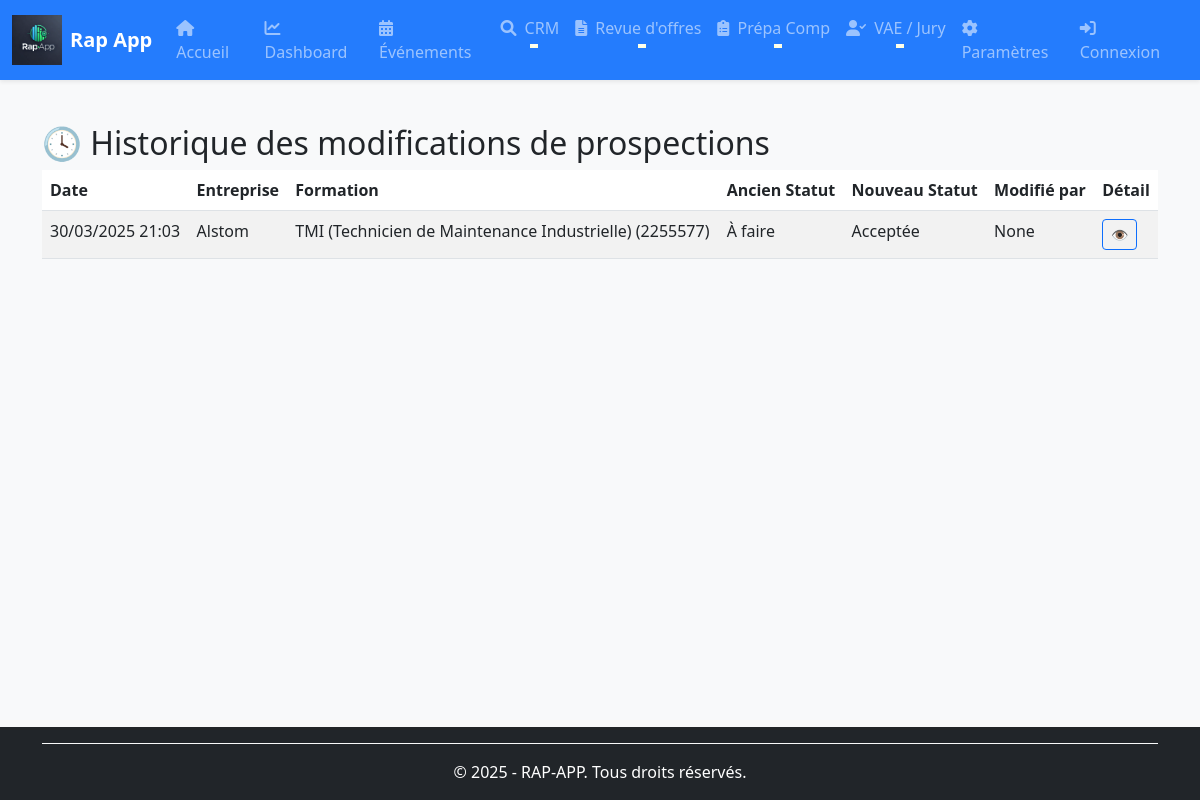
Page /historique-prospections/ on the earlier database version.
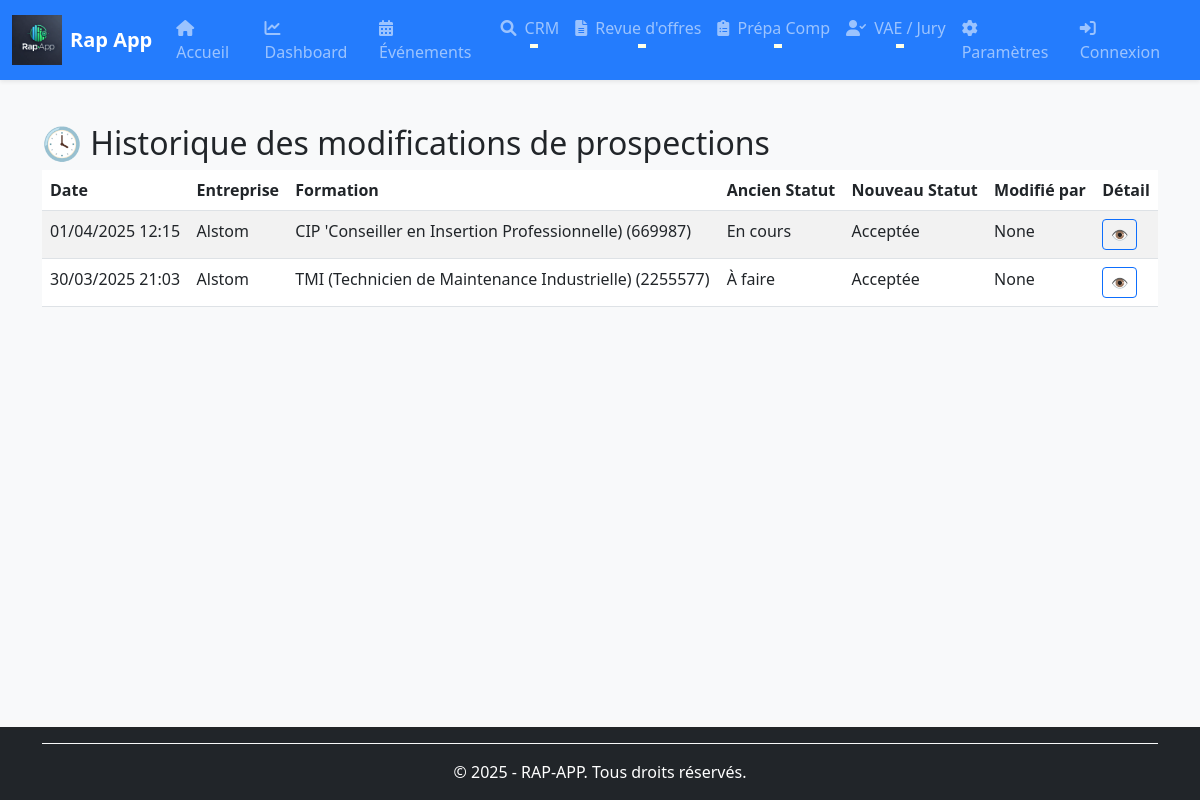
Same page on the later database version.
### rap_app/models/prospection.py (models this page shows, shortened)
class HistoriqueProspection(models.Model):
    prospection = models.ForeignKey(
        Prospection,
        on_delete=models.CASCADE,
        related_name="historiques",
        verbose_name="Prospection",
        help_text="Prospection concernée par cet historique"
    )
    date_modification = models.DateTimeField(
        auto_now_add=True,
        verbose_name="Date de modification",
        help_text="Date à laquelle cette modification a été enregistrée"
    )
    ancien_statut = models.CharField(
        max_length=20,
        choices=PROSPECTION_STATUS_CHOICES,
        verbose_name="Ancien statut",
        help_text="Statut avant la modification"
    )
    nouveau_statut = models.CharField(
        max_length=20,
        choices=PROSPECTION_STATUS_CHOICES,
        verbose_name="Nouveau statut",
        help_text="Nouveau statut après la modification"
    )
    commentaire = models.TextField(
        null=True,
        blank=True,
        verbose_name="Commentaire",
        help_text="Commentaire associé à cette modification"
    )
    modifie_par = models.ForeignKey(
        get_user_model(),
        on_delete=models.SET_NULL,
        null=True,
        verbose_name="Modifié par",
        help_text="Utilisateur ayant effectué cette modification"
    )
    prochain_contact = models.DateField(
        null=True,
        blank=True,
        verbose_name="Date de relance",
        help_text="Date à laquelle un suivi devrait être effectué"
    )
    resultat = models.TextField(
        null=True,
        blank=True,
        verbose_name="Résultat ou retour de la prospection",
        help_text="Information sur le résultat de cette étape de prospection"
    )
    moyen_contact = models.CharField(
        max_length=50,
        choices=MOYEN_CONTACT_CHOICES,
        null=True,
        blank=True,
        verbose_name="Moyen de contact",
        help_text="Moyen utilisé pour ce contact"
    )
    class Meta:
        ordering = ['-date_modification']
        verbose_name = "Historique de prospection"
        verbose_name_plural = "Historiques de prospection"
        indexes = [
            models.Index(fields=['prospection']),
            models.Index(fields=['date_modification']),
            models.Index(fields=['prochain_contact']),
        ]

class Prospection(models.Model):
    company = models.ForeignKey(
        Company,
        on_delete=models.CASCADE,
        related_name="prospections",
        verbose_name="Entreprise",
        help_text="Entreprise ciblée par cette prospection"
    )
    formation = models.ForeignKey(
        Formation,
        on_delete=models.CASCADE,
        null=True,
        blank=True,
        related_name="prospections",
        verbose_name="Formation en lien",
        help_text="Formation associée à cette prospection (facultatif)"
    )
    date_prospection = models.DateTimeField(
        default=timezone.now,
        verbose_name="Date de la prospection",
        help_text="Date à laquelle la prospection a été initiée"
    )
    motif = models.CharField(
        max_length=30,
        choices=PROSPECTION_MOTIF_CHOICES,
        default='prise_contact',
        verbose_name="Motif de la prospection",
        help_text="Raison principale de cette prospection"
    )
    statut = models.CharField(
        max_length=20,
        choices=PROSPECTION_STATUS_CHOICES,
        default='a_faire',
        verbose_name="Statut de la prospection",
        help_text="État actuel de la prospection"
    )
    objectif = models.CharField(
        max_length=30,
        choices=PROSPECTION_OBJECTIF_CHOICES,
        default='prise_contact',
        verbose_name="Objectif de la prospection",
        help_text="But visé par cette prospection"
    )
    commentaire = models.TextField(
        blank=True,
        null=True,
        verbose_name="Commentaires de la prospection",
        help_text="Notes et observations sur la prospection"
    )
    responsable = models.ForeignKey(
        get_user_model(),
        on_delete=models.SET_NULL,
        null=True,
        blank=True,
        verbose_name="Responsable de la prospection",
        help_text="Personne en charge de cette prospection"
    )
    class Meta:
        verbose_name = "Suivi de la prospection"
        verbose_name_plural = "Suivis des prospections"
        ordering = ['-date_prospection']
        indexes = [
            models.Index(fields=['statut']),
            models.Index(fields=['date_prospection']),
            models.Index(fields=['company']),
            models.Index(fields=['formation']),
            models.Index(fields=['responsable']),
        ]

### rap_app/models/company.py (models this page shows, shortened)
class Company(models.Model):
    objects = models.Manager()
    name = models.CharField(
        max_length=100,
        null=True, blank=True,
        verbose_name="Nom",
        help_text="Nom de l'entreprise"
    )
    street_name = models.CharField(
        max_length=200,
        null=True, blank=True,
        verbose_name="Numéro et nom de la rue",
        help_text="Exemple: 123 rue de la République"
    )
    zip_code = models.CharField(
        max_length=5,
        validators=[zip_code_regex],  # Validation du format
        verbose_name="Code postal",
        blank=True, null=True,
        help_text="Code postal à 5 chiffres"
    )
    city = models.CharField(
        max_length=100,
        verbose_name="Ville",
        blank=True, null=True,
        help_text="Ville du siège social"
    )
    country = models.CharField(
        max_length=100,
        default="France",
        verbose_name="Pays",
        blank=True, null=True
    )
    contact_name = models.CharField(
        max_length=255,
        null=True, blank=True,
        verbose_name="Nom du contact",
        help_text="Nom et prénom du contact principal"
    )
    contact_email = models.EmailField(
        null=True, blank=True,
        verbose_name="Adresse email du contact",
        help_text="Email professionnel du contact"
    )
    contact_phone_number = models.CharField(
        max_length=20,
        validators=[phone_regex],  # Validation du numéro
        verbose_name="Numéro de téléphone du contact",
        blank=True, null=True,
        help_text="Format: 06XXXXXXXX ou +33XXXXXXXXX"
    )
    contact_job = models.CharField(
        max_length=255,
        null=True, blank=True,
        verbose_name="Métier du contact",
        help_text="Fonction ou poste du contact"
    )
    sector_name = models.CharField(
        max_length=200,
        null=True, blank=True,
        verbose_name="Secteur d'activité",
        help_text="Domaine d'activité principal de l'entreprise"
    )
    actions = models.CharField(
        max_length=50,
        null=True, blank=True,
        choices=CHOICES_TYPE_OF_ACTION,
        verbose_name="Actions",
        help_text="Type d'interaction possible avec cette entreprise"
    )
    action_description = models.CharField(
        max_length=5000,
        null=True, blank=True,
        verbose_name="Description de l'action",
        help_text="Détails sur l'action ou l'opportunité"
    )
    website = models.URLField(
        null=True, blank=True,
        validators=[url_regex],
        help_text="Site web de l'entreprise (avec http:// ou https://)"
    )
    social_network_url = models.CharField(
        max_length=200,
        verbose_name="URL du réseau social",
        null=True, blank=True,
        help_text="Lien vers le profil de l'entreprise sur un réseau social"
    )
    created_by = models.ForeignKey(
        User,
        on_delete=models.SET_NULL,
        null=True, blank=True,
        verbose_name="Créé par",
        related_name="companies_created"
    )
    created_at = models.DateTimeField(
        default=timezone.now,
        editable=False,
        verbose_name="Contact créé le"
    )
    updated_at = models.DateTimeField(
        auto_now=True,
        null=True, blank=True,
        verbose_name="Date de MAJ"
    )
    class Meta:
        verbose_name = 'entreprise'
        verbose_name_plural = 'entreprises'
        db_table = 'companies'  # Nom de la table dans la base de données
        ordering = ['-created_at']  # Tri par date de création descendante
        indexes = [  # Index pour optimiser les requêtes
            models.Index(fields=['name'], name='company_name_idx'),
            models.Index(fields=['city'], name='company_city_idx'),
            models.Index(fields=['sector_name'], name='company_sector_idx'),
            models.Index(fields=['zip_code'], name='company_zipcode_idx'),
        ]

### rap_app/models/formations.py (models this page shows, shortened)
class Formation(BaseModel):
    nom = models.CharField(max_length=255, verbose_name="Nom de la formation")
    centre = models.ForeignKey(Centre, on_delete=models.CASCADE, related_name='formations', verbose_name="Centre de formation")
    type_offre = models.ForeignKey(TypeOffre, on_delete=models.CASCADE, related_name="formations", verbose_name="Type d'offre")
    statut = models.ForeignKey(Statut, on_delete=models.CASCADE, related_name="formations", verbose_name="Statut de la formation")
    start_date = models.DateField(null=True, blank=True, verbose_name="Date de début")
    end_date = models.DateField(null=True, blank=True, verbose_name="Date de fin")
    num_kairos = models.CharField(max_length=50, null=True, blank=True, verbose_name="Numéro Kairos")
    num_offre = models.CharField(max_length=50, null=True, blank=True, verbose_name="Numéro de l'offre")
    num_produit = models.CharField(max_length=50, null=True, blank=True, verbose_name="Numéro du produit")
    prevus_crif = models.PositiveIntegerField(default=0, verbose_name="Places prévues CRIF")
    prevus_mp = models.PositiveIntegerField(default=0, verbose_name="Places prévues MP")
    inscrits_crif = models.PositiveIntegerField(default=0, verbose_name="Inscrits CRIF")
    inscrits_mp = models.PositiveIntegerField(default=0, verbose_name="Inscrits MP")
    assistante = models.CharField(max_length=255, null=True, blank=True, verbose_name="Assistante")
    cap = models.PositiveIntegerField(null=True, blank=True, verbose_name="Capacité maximale")
    convocation_envoie = models.BooleanField(default=False, verbose_name="Convocation envoyée")
    entresformation = models.PositiveIntegerField(default=0, verbose_name="Entrées en formation")
    nombre_candidats = models.PositiveIntegerField(default=0, verbose_name="Nombre de candidats")
    nombre_entretiens = models.PositiveIntegerField(default=0, verbose_name="Nombre d'entretiens")
    nombre_evenements = models.PositiveIntegerField(default=0, verbose_name="Nombre d'événements")
    dernier_commentaire = models.TextField(null=True, blank=True, verbose_name="Dernier commentaire")
    partenaires = models.ManyToManyField(Partenaire, related_name="formations", verbose_name="Partenaires", blank=True)
    utilisateur = models.ForeignKey(User, on_delete=models.SET_NULL, null=True, blank=True,related_name="formations_creees",verbose_name="Créé par" )
    objects = FormationManager()
    class Meta:
        verbose_name = "Formation"
        verbose_name_plural = "Formations"
        ordering = ['-start_date', 'nom']
        indexes = [
            models.Index(fields=['start_date']),
            models.Index(fields=['end_date']),
            models.Index(fields=['nom']),
        ]

### rap_app/views/prospection_views.py (the view)
# urls.py: path('historique-prospections/', HistoriqueProspectionListView.as_view(), name='historique-prospection-list'),
class HistoriqueProspectionListView(ListView):
    model = HistoriqueProspection
    template_name = 'prospection/historiqueprospection_list.html'
    context_object_name = 'historiques'
    paginate_by = 20
    def get_queryset(self):
        queryset = super().get_queryset()
        prospection_id = self.request.GET.get("prospection")
        if prospection_id:
            queryset = queryset.filter(prospection_id=prospection_id)
        return queryset.select_related('prospection', 'modifie_par')

### rap_app/templates/prospection/historiqueprospection_list.html (shortened to what this page needs)
{% extends 'base.html' %}
{% block content %}
<div class="container mt-4">
    <h2>🕓 Historique des modifications de prospections</h2>
    <table class="table table-striped">
        <thead>
            <tr>
                <th>Date</th>
                <th>Entreprise</th>
                <th>Formation</th>
                <th>Ancien Statut</th>
                <th>Nouveau Statut</th>
                <th>Modifié par</th>
                <th>Détail</th>
            </tr>
        </thead>
        <tbody>
            {% for h in historiques %}
            <tr>
                <td>{{ h.date_modification|date:"d/m/Y H:i" }}</td>
                <td>{{ h.prospection.company.name }}</td>
                <td>
                    {% if h.prospection.formation %}
                        {{ h.prospection.formation.nom }} ({{ h.prospection.formation.num_offre }})
                    {% else %}
                        <em>Sans formation</em>
                    {% endif %}
                </td>
                <td>{{ h.get_ancien_statut_display }}</td>
                <td>{{ h.get_nouveau_statut_display }}</td>
                <td>{{ h.modifie_par }}</td>
                <td>
                    <a href="{% url 'historique-prospection-detail' h.id %}" class="btn btn-sm btn-outline-primary">👁</a>
                </td>
            </tr>
            {% empty %}
            <tr>
                <td colspan="7" class="text-center text-muted">Aucune modification enregistrée.</td>
            </tr>
            {% endfor %}
        </tbody>
    </table>
</div>
{% endblock %}

Differences in the rows shown:
added HistoriqueProspection: date_modification "01/04/2025 12:15", prospection.company.name "Alstom", prospection.formation.nom "CIP 'Conseiller en Insertion Professionnelle)", prospection.formation.num_offre "669987", ancien_statut "En cours", nouveau_statut "Acceptée", modifie_par "None"
